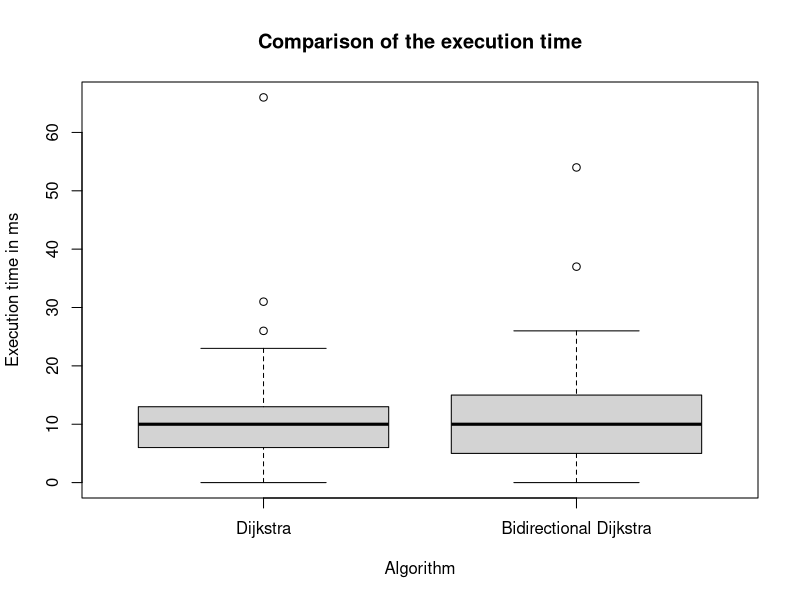
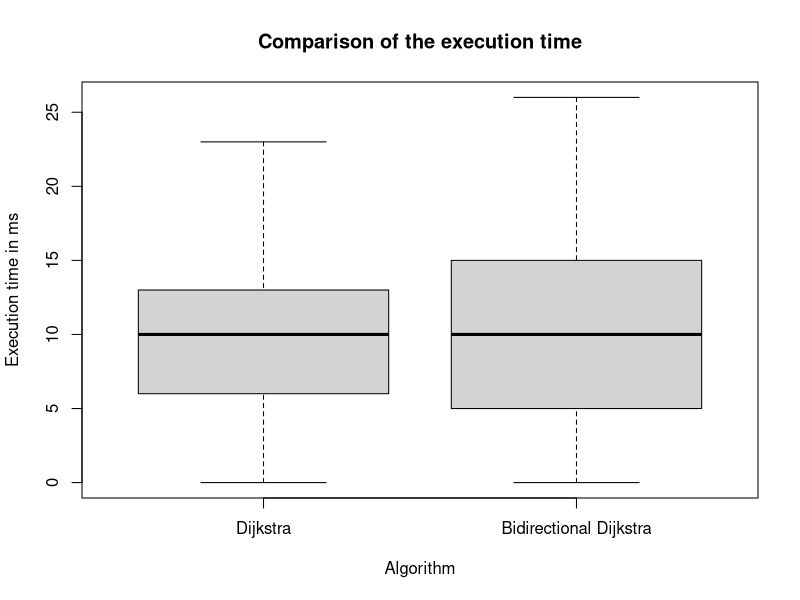
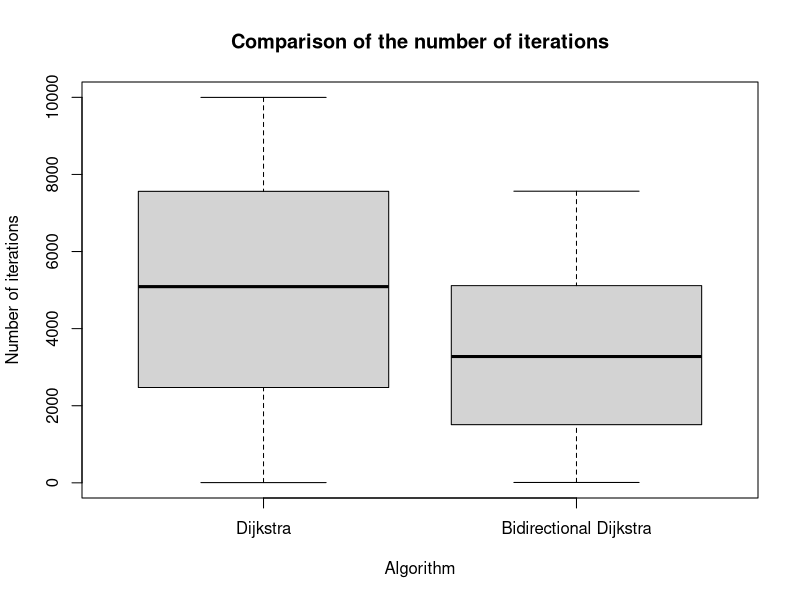
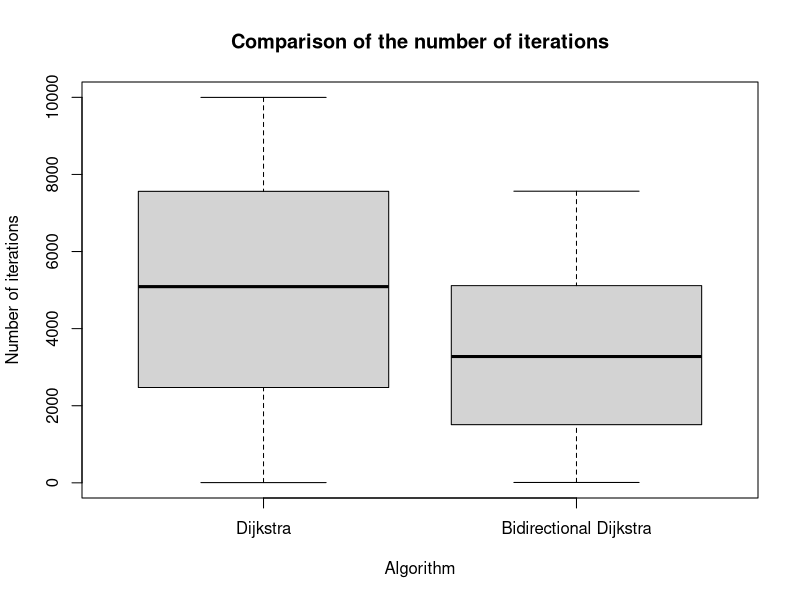
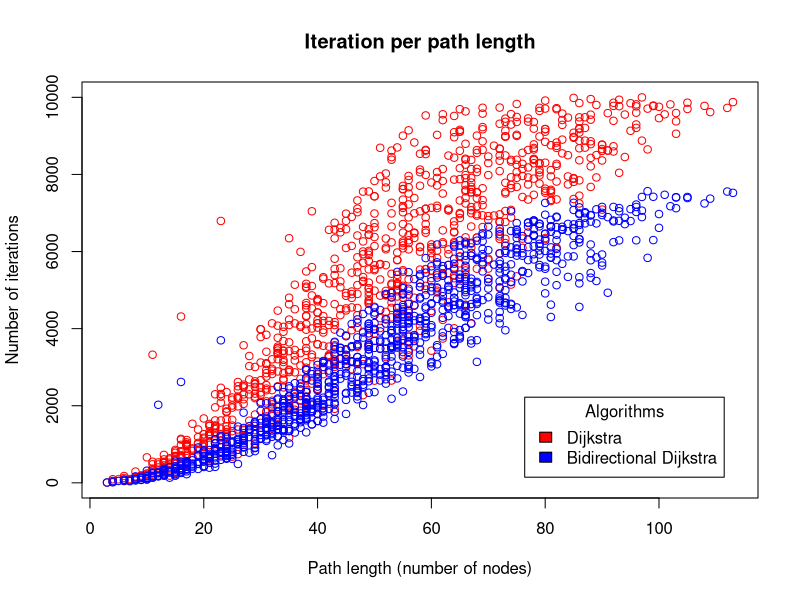
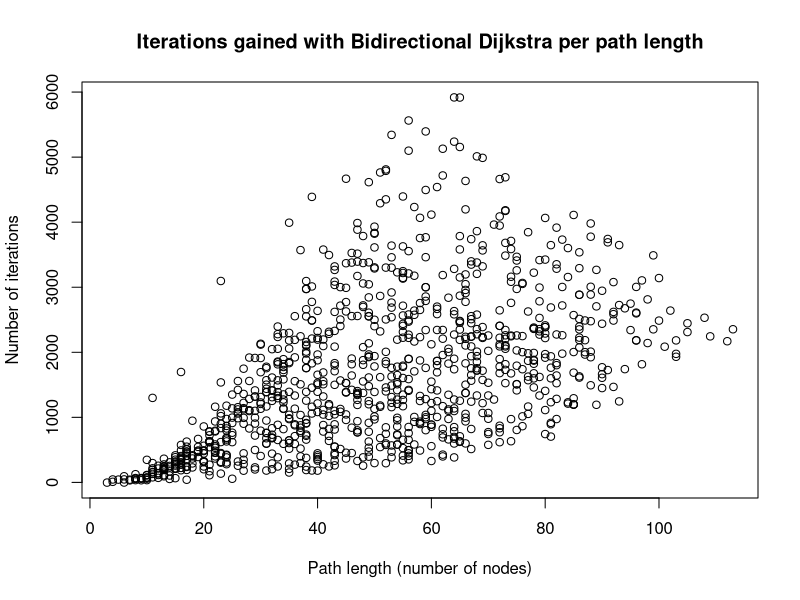
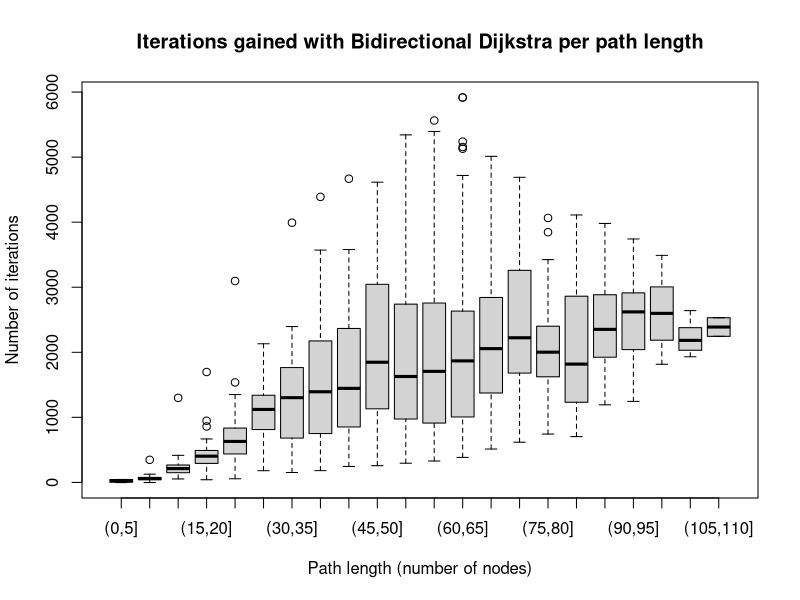
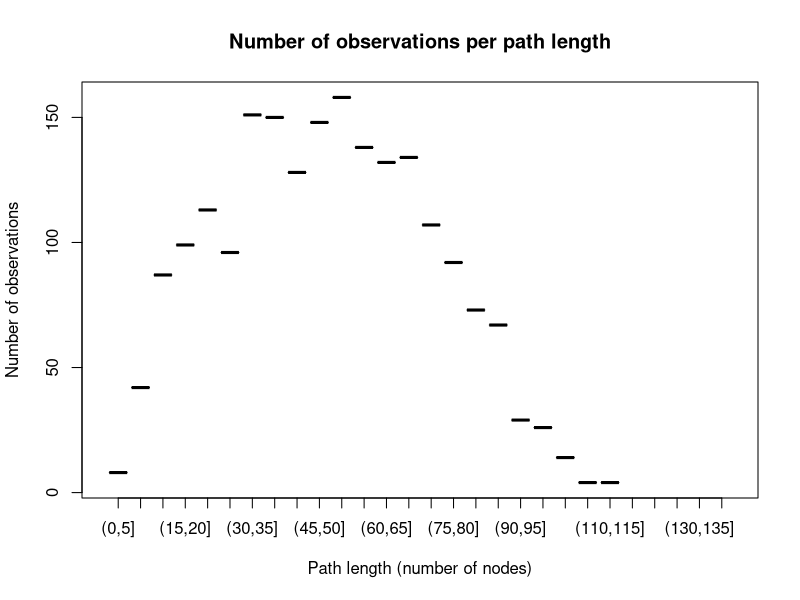

Write the R code that produced these figures, in order.
setwd('D:/prog/heigVD_2021/GRE/GRE_L2')
algo_perfs = read.csv("output/result-2022-05-15 21-56-14.csv", sep=';')

summary(algo_perfs)

# Times
times <- algo_perfs[, c('Dijkstra.time', 'Bidirectional.Dijkstra.time')]
times <- setNames(times, c("Dijkstra", "Bidirectional Dijkstra"))
boxplot(times, outline = TRUE)
title("Comparison of the execution time", xlab = "Algorithm", ylab = "Execution time in ms")

boxplot(times, outline = FALSE)
title("Comparison of the execution time", xlab = "Algorithm", ylab = "Execution time in ms")


# Iterations
times <- algo_perfs[, c('Dijkstra.iteration', 'Bidirectional.Dijkstra.iteration')]
times <- setNames(times, c("Dijkstra", "Bidirectional Dijkstra"))
boxplot(times, outline = TRUE)
title("Comparison of the number of iterations", xlab = "Algorithm", ylab = "Number of iterations")
boxplot(times, outline = FALSE)
title("Comparison of the number of iterations", xlab = "Algorithm", ylab = "Number of iterations")

# Differences
df <- data.frame(algo_perfs$Dijkstra.time, algo_perfs$Dijkstra.iteration, algo_perfs$Dijkstra.path.length, "Dijkstra")
df <- setNames(df, c("time", "iteration", "path_length", "algorithm"))

df2 <- data.frame(algo_perfs$Bidirectional.Dijkstra.time, algo_perfs$Bidirectional.Dijkstra.iteration, algo_perfs$Bidirectional.Dijkstra.path.length, "Bidirectional Dijkstra")
df2 <- setNames(df2, c("time", "iteration", "path_length", "algorithm"))

unwrapped_df <- rbind(df, df2)

plot(unwrapped_df$path_length, unwrapped_df$iteration, col=ifelse(unwrapped_df$algorithm=="Dijkstra", "red", "blue"), xlab = "Path length (number of nodes)", ylab = "Number of iterations")
title("Iteration per path length")
legend("bottomright", inset=.05, title="Algorithms",
       c("Dijkstra", "Bidirectional Dijkstra"), fill=c("red", "blue"))

plot(algo_perfs$Dijkstra.path.length, algo_perfs$Dijkstra.iteration - algo_perfs$Bidirectional.Dijkstra.iteration, 
     xlab = "Path length (number of nodes)", ylab = "Number of iterations")
title("Iterations gained with Bidirectional Dijkstra per path length")

unwrapped_df$interval <- cut(unwrapped_df$path_length, breaks = seq(0, 140, by=5))
algo_perfs$interval <- cut(algo_perfs$Dijkstra.path.length, breaks = seq(0, max(algo_perfs$Dijkstra.path.length), by=5))

plot(algo_perfs$interval, algo_perfs$Dijkstra.iteration - algo_perfs$Bidirectional.Dijkstra.iteration,
     xlab = "Path length (number of nodes)", ylab = "Number of iterations")
title("Iterations gained with Bidirectional Dijkstra per path length")

library(dplyr)

# Group by percentages

unwrapped_df %>% group_by(unwrapped_df$interval) %>% summarise(n=n())
plot(unwrapped_df %>% group_by(unwrapped_df$interval) %>% summarise(n=n()),
     xlab = "Path length (number of nodes)", ylab = "Number of observations")
title("Number of observations per path length")


unwrapped_df$path_length_percentage <- unwrapped_df$path_length / max(unwrapped_df$path_length) * 100
unwrapped_df$path_length_percentage <- cut(unwrapped_df$path_length_percentage, breaks = seq(0,100, by=1))

dij_df <- unwrapped_df %>% filter(unwrapped_df$algorithm == "Dijkstra") %>% select(path_length_percentage, iteration, time)
bi_dij_df <- unwrapped_df %>% filter(unwrapped_df$algorithm == "Bidirectional Dijkstra") %>% select(path_length_percentage, iteration, time)
grp_by_perc <- dij_df %>% group_by(dij_df$path_length_percentage) %>% summarise_all(mean, na.rm = TRUE)
grp_by_perc2 <- bi_dij_df %>% group_by(bi_dij_df$path_length_percentage) %>% summarise_all(mean, na.rm = TRUE)

plot(1, type="n", xlab="", ylab="", xlim=c(0, 100), ylim=c(0, 10000))
lines(grp_by_perc$`dij_df$path_length_percentage`, grp_by_perc$iteration, type="l", col="red")
lines(grp_by_perc2$`bi_dij_df$path_length_percentage`, grp_by_perc2$iteration, type="l", col="blue")
title("Iteration per path length", xlab = "Path length (% of longest path)", ylab = "Number of iterations")
legend("bottomright", inset=.05, title="Algorithms",
       c("Dijkstra", "Bidirectional Dijkstra"), fill=c("red", "blue"))

plot(1, type="n", xlab="", ylab="", xlim=c(0, 100), ylim=c(0, 20))
lines(grp_by_perc$`dij_df$path_length_percentage`, grp_by_perc$time, type="l", col="red")
lines(grp_by_perc2$`bi_dij_df$path_length_percentage`, grp_by_perc2$time, type="l", col="blue")
title("Execution time per path length", xlab = "Path length (% of longest path)", ylab = "Execution time in ms")
legend("bottomright", inset=.05, title="Algorithms",
       c("Dijkstra", "Bidirectional Dijkstra"), fill=c("red", "blue"))


plot(grp_by_perc$`dij_df$path_length_percentage`, grp_by_perc$time - grp_by_perc2$time,
     xlab = "Path length (% of longest path)", ylab = "Execution time in ms")
title("Execution time gain with Bidirectional Dijkstra per path length")
